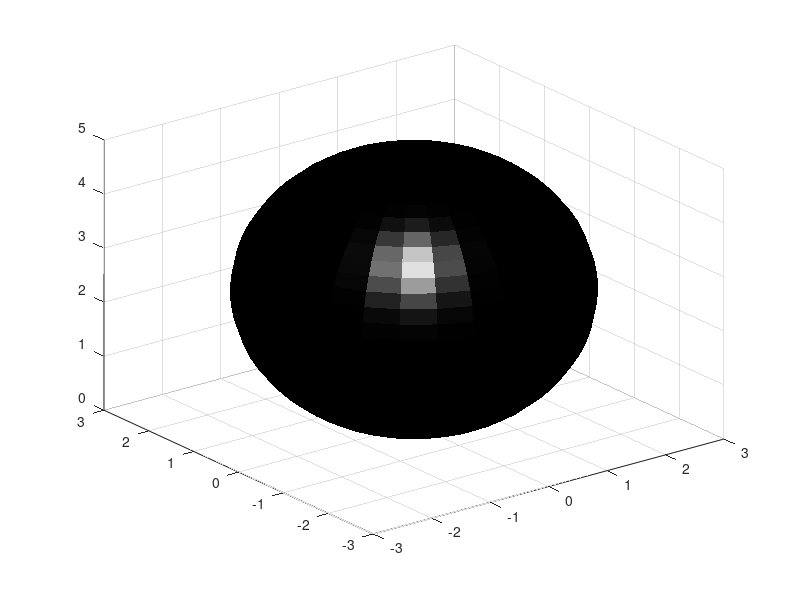

MATLAB code to generate this figure: (Note: this script raises an error after producing the figure.)
%animation of ball
[k,l,m]=sphere(30);
h1=surf(2.5*k,2.5*l,2.5+2.5*m,'Facecolor',[0 0 0],'edgecolor','none');

camlight headlight,lighting phong
hold on

x=-20:0.5:20;
y=x;
[X,Y]=meshgrid(x,y);
r=sqrt((X).^2+(Y).^2);
r1=sqrt((-2+X).^2+(0+Y).^2);
r2=sqrt((-4+X).^2+(0+Y).^2);
r3=sqrt((-6+X).^2+(0+Y).^2);
r4=sqrt((-8+X).^2+(0+Y).^2);
r5=sqrt((-10+X).^2+(0+Y).^2);
r6=sqrt((-12+X).^2+(0+Y).^2);


z=sinc(0.2*r);
h=surf(X,Y,z,'Facecolor','blue','edgecolor','none');
camlight headlight; lighting phong
axis([-20 20 -20 20 -20 20]),view(3)


hold off
axis off
set(gcf,'color',[1 1 1])
view(113,45)
grid off

z1=[];
%M = moviein(91);
n=0;
while (n<=90)&&ishandle(h)
    set(h1,'xdata',n/5+2.5*k,'zdata',...
        2.5+2.5*m+abs(9*exp(-0.03*n)*sin(0.9*pi*n)));
    
    
    z1=0.4*sinc(r-0.4*n*pi);
    z2=0.4*sinc(r1-0.4*(n-10)*pi);
    z3=0.4*sinc(r2-0.4*(n-20)*pi);
    z4=0.4*sinc(r3-0.4*(n-30)*pi);
    z5=0.4*sinc(r4-0.4*(n-40)*pi);
    z6=0.4*sinc(r5-0.4*(n-50)*pi);
    z7=0.4*sinc(r6-0.4*(n-60)*pi);
    
    z=z1+z2+z3+z4+z5+z6+z7;
    set(h,'zdata',z);
    %M(:,n+1)=getframe;
    n=n+1;
    drawnow
end
%movie(M,1,15);
